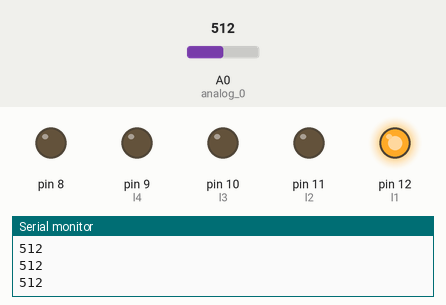
A sketch run on a simulated Arduino Uno, built with avr-gcc and run on an emulated ATmega328P. On the bench: output pins drawn as LEDs (lit = HIGH), the last lines printed to the serial monitor. Inputs (shaded band) come from the test bench; at power-on: A0 (analog_0) = 512.

Above: at 1.2 s.
1.3 s: A0 (analog_0) set to 590
2.8 s: A0 (analog_0) set to 618
At 3.2 s:
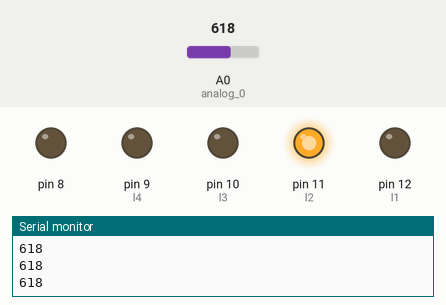
4.3 s: A0 (analog_0) set to 640
At 5.5 s:
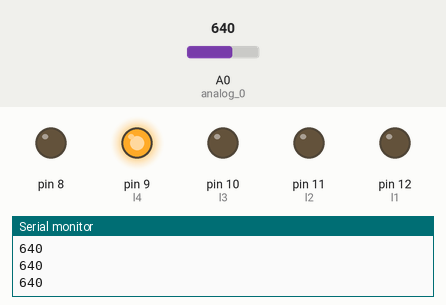
5.8 s: A0 (analog_0) set to 629
At 6.7 s:
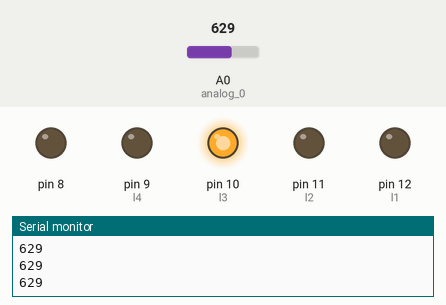
7.3 s: A0 (analog_0) set to 610
At 7.8 s:
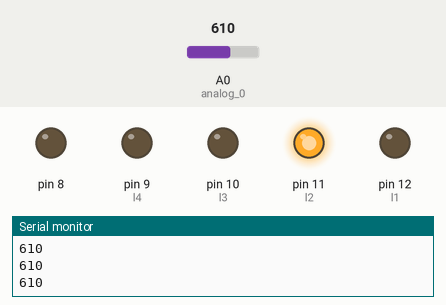
Timing chart, 0 to 9.8 s (numbered marks = the images above; inputs shaded):
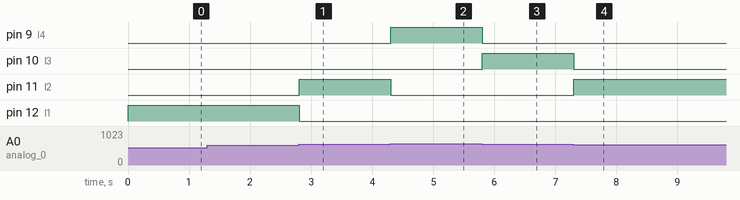

Measured:
- the behaviour switches between 600 and 601 on A0 (analog_0) (found by bisection; images 0 and 1)
- the behaviour switches between 630 and 629 on A0 (analog_0) (found by bisection; images 2 and 3)
- after the input at 2.8 s, pin 11 (l2): LOW → HIGH at once; pin 12 (l1): HIGH → LOW at once
- after the input at 4.3 s, pin 9 (l4): LOW → HIGH at once; pin 11 (l2): HIGH → LOW at once
- after the input at 5.8 s, pin 9 (l4): HIGH → LOW at once; pin 10 (l3): LOW → HIGH at once
- after the input at 7.3 s, pin 10 (l3): HIGH → LOW at once; pin 11 (l2): LOW → HIGH at once

The sketch:

WaterLevel_piezo.ino
```cpp
int level;
const int analog_0=0;
int l1=12;
int l2=11;
int l3=10;
int l4=9;
void setup()
 {
 // put your setup code here, to run once:
Serial.begin(9600);
pinMode(l1,OUTPUT);
pinMode(l2,OUTPUT);
pinMode(l3,OUTPUT);
pinMode(l4,OUTPUT);
pinMode(8,OUTPUT);
}
void loop()
 {
// put your main code here, to run repeatedly:
level=analogRead(analog_0); Serial.println(level); if(level>500&&level<550)
 {
digitalWrite(l1, HIGH);
digitalWrite(l2, LOW);
digitalWrite(l3, LOW);
digitalWrite(l4, LOW);
}
 else if(level>600&&level<620)
 {
digitalWrite(l1, LOW);
 digitalWrite(l2, HIGH);
digitalWrite(l3, LOW);
 digitalWrite(l4, LOW);
}
else if(level>620&&level<630)
{
digitalWrite(l1, LOW);
 digitalWrite(l2, LOW);
digitalWrite(l3, HIGH);
 digitalWrite(l4, LOW);
 }
else if(level>630&&level<650)
{
 digitalWrite(l1, LOW);
 digitalWrite(l2, LOW);
digitalWrite(l3, LOW);
digitalWrite(l4, HIGH);
digitalWrite(8, LOW);
}
 }
```
